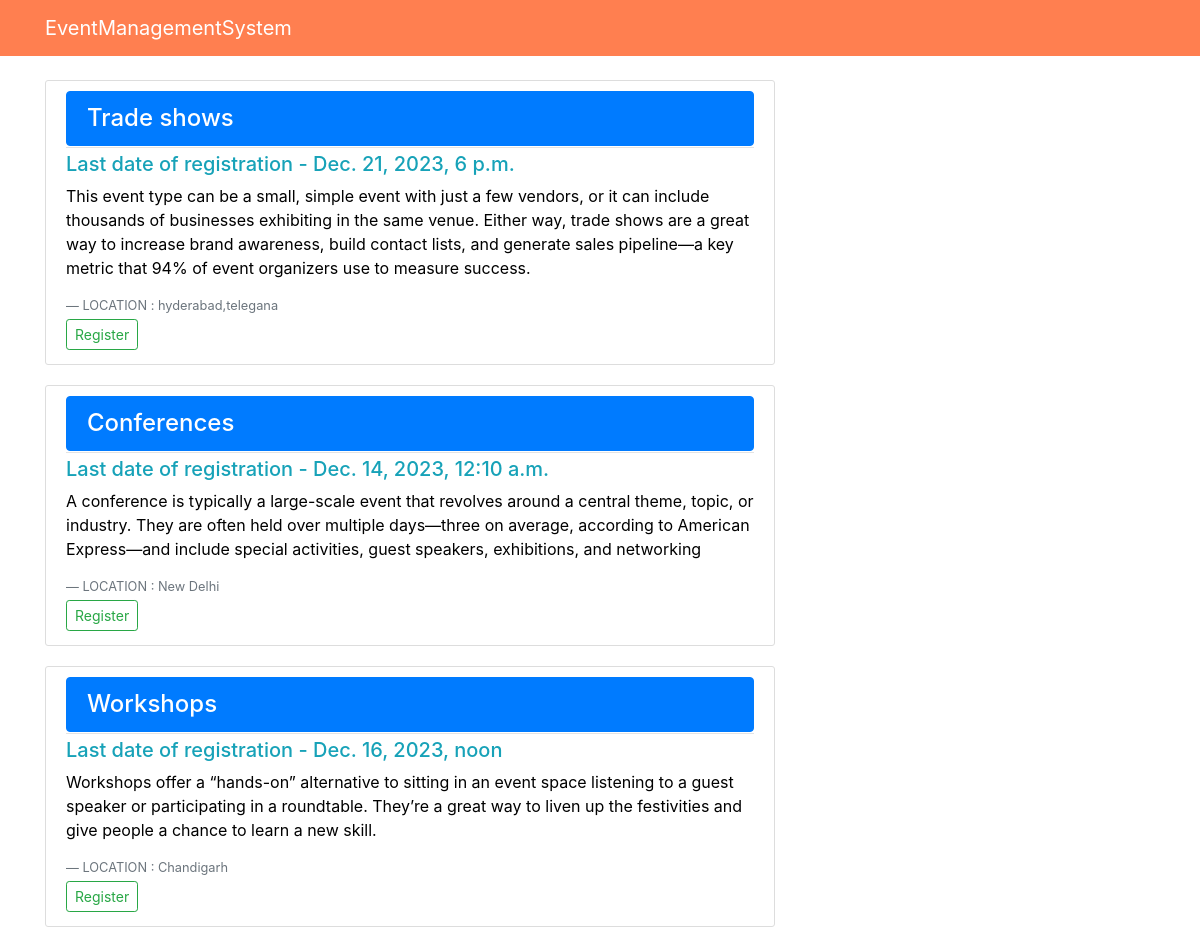
The page / on the database its author committed.
### Events/models.py (models this page shows, shortened)
class Event(models.Model):
    name = models.CharField(max_length=200)
    description = models.TextField(null=True, blank=True)
    start_date = models.DateTimeField(null=True)
    end_date = models.DateTimeField(null=True)
    registration_deadline = models.DateTimeField(null=True)
    updated = models.DateTimeField(auto_now=True)
    location = models.CharField(null=True,max_length=100)
    participant = models.ManyToManyField(RegisteredUser,blank=True)
    class Meta:
        ordering = ['-end_date']

### Events/views.py (the view)
# urls.py: path('', HomeEventListView.as_view(), name='event-home'),
class HomeEventListView(ListView):
    model = Event
    template_name = 'Events/home.html'  # <app>/<model>_<viewtype>.html
    context_object_name = 'Events'

### Events/templates/Events/home.html (shortened to what this page needs)
{% extends "Events/homemain.html" %}
{% block content %}
    {% for Event in Events %}
        <article class="media content-section">
          <div class="media-body">
            <div class="article-metadata">
              <h4 href="#" class="list-group-item active">{{Event.name}}</h4>
            </div>
            <h5 class="text-info"> <a> Last date of registration - </a>{{ Event.registration_deadline }}</h5>
            <p class="article-content">{{ Event.description }}</p>
            <footer class="blockquote-footer">LOCATION : {{Event.location}} </footer>
            <div>
              <a class="btn btn-outline-success btn-sm mt-1 mb-1" href="{% url 'event-home-register' Event.id %}">Register</a>
            </div>
          </div>
        </article>
    {% endfor %}
{% endblock content %}

### Events/static/Events/main.css (style rules this page uses)
body { background: white; color: black; margin-top: 5rem; }
h1, h2, h3, h4, h5, h6 { color: #444444; }
.content-section { background: #ffffff; padding: 10px 20px; border: 1px solid #dddddd; border-radius: 3px; margin-bottom: 20px; }
.article-content { white-space: pre-line; }
.article-metadata { padding-bottom: 1px; margin-bottom: 4px; border-bottom: 1px solid #e3e3e3 }

### rows shown on the page
Event: name "Trade shows", registration_deadline "Dec. 21, 2023, 6 p.m.", description "This event type can be a small, simple event with just a few vendors, or it can include thousands of businesses exhibiting in the same venue. Either way, trade shows are a great way to increase brand awareness, build contact lists, and generate sales pipeline—a key metric that 94% of event organizers use to measure success.", location "hyderabad,telegana"
Event: name "Conferences", registration_deadline "Dec. 14, 2023, 12:10 a.m.", description "A conference is typically a large-scale event that revolves around a central theme, topic, or industry. They are often held over multiple days—three on average, according to American Express—and include special activities, guest speakers, exhibitions, and networking", location "New Delhi"
Event: name "Workshops", registration_deadline "Dec. 16, 2023, noon", description "Workshops offer a “hands-on” alternative to sitting in an event space listening to a guest speaker or participating in a roundtable. They’re a great way to liven up the festivities and give people a chance to learn a new skill.", location "Chandigarh"
